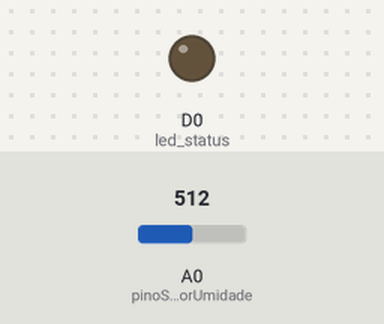
This sketch was run on a simulated ESP8266 (NodeMCU). Parts: output pins drawn as LEDs (lit = HIGH). Inputs (shaded band) come from the test bench; at power-on: A0 (pinoSensorUmidade) = 512. WiFi joins after 1.5 s; servers stay silent unless stated; what the sketch prints to the serial monitor is not drawn.

Above: at 0.3 s.
At 1.7 s:
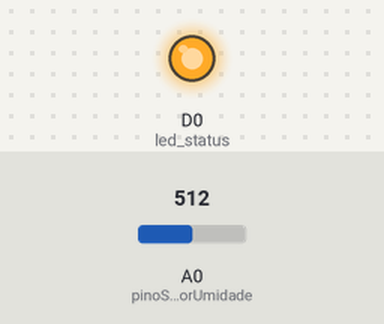
Timing chart, 0 to 3.2 s (numbered marks = the images above):
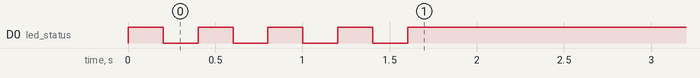

The sketch:

pag_web_sensor_umidade_solo_display.ino
```cpp
// #include <WiFi.h> //lib para configuração do Wifi (para esp32)
#include <ESP8266WiFi.h>
#include <WiFiClient.h>
#include <ESP8266WebServer.h>

#include "index.h"

const char* ssid = "IFAL - Rio Largo";
const char* password = "ifalriolargo";
int pinoSensorUmidade = A0;
int valor;
int porcentagem;
unsigned long int ultimo_tempo = 0;
//const char* ssid = "Espaço 4.0";
//const char* password = "Esp$@$2022";
int led_status = D0;

ESP8266WebServer server(80);

void raiz() {
  String s = pagina;
  server.send(200, "text/html", s);
}
void gerar_numero() {
  // int a = random(101);
  int a = porcentagem;
  String x = String(a);
  server.send(200, "text/plane", x);
}

void setup() {
  Serial.begin(115200);
  WiFi.begin(ssid, password);
  pinMode(pinoSensorUmidade, INPUT);
  pinMode(led_status, OUTPUT);

  Serial.println("");

  while (WiFi.status() != WL_CONNECTED) {
    digitalWrite(led_status, !digitalRead(led_status));
    delay(200);
    Serial.print(".");
  }
  Serial.println("");
  Serial.print("Endereço IP: ");
  Serial.println(WiFi.localIP());

  digitalWrite(led_status, 1);

  //metódos abaixo recebe valor tipo string no 2° parâmetro
  server.on("/", raiz);
  server.on("/lerNUM", gerar_numero);

  server.begin();
}

void loop() {
  server.handleClient();
  if (millis() - ultimo_tempo >= 500) {
    valor = analogRead(pinoSensorUmidade);
    porcentagem = map(valor, 484, 1023, 100, 0);
    Serial.println(porcentagem);
    ultimo_tempo = millis();
  }
}
```

index.h
```cpp
const char pagina[] PROGMEM = R"=====(
<!DOCTYPE html>

<html>
  <head>
    <meta charset="UTF-8">
  </head>

  <body>
    <h1><center>Atualização de página Web<br> no NodeMCU sem <i>refresh</i><br>
    <hr><br>
    Valor Aleatório: <span id = "valor">0</span></center></h1>

    <script>
      function getData(){
        var xhttp = new XMLHttpRequest();
        xhttp.onreadystatechange = function(){
          if(this.readyState == 4 && this.status == 200){
            document.getElementById("valor").innerHTML = this.responseText;
          }
        };
        xhttp.open("GET", "lerNUM", true);
        xhttp.send();
      }
      setInterval(function(){
        getData();
      }, 1000);
    </script>
  </body>

</html>
)=====";
```
